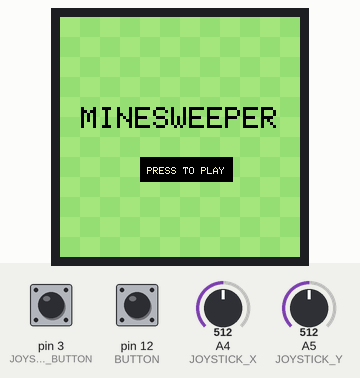
Simulated run of this sketch. Board: Arduino Uno, built with avr-gcc and run on an emulated ATmega328P. Parts: 240×240 colour display. The inputs (shaded band) are chosen by the test bench; at power-on: pin 3 (JOYSTICK_BUTTON) HIGH, A4 (JOYSTICK_X) = 512, A5 (JOYSTICK_Y) = 512, pin 12 (BUTTON) HIGH. Random numbers use the default seed unless the sketch sets one.

Above: at 1.3 s.
1.4 s: pin 3 (JOYSTICK_BUTTON) pulled LOW for 0.15 s
At 2.5 s:
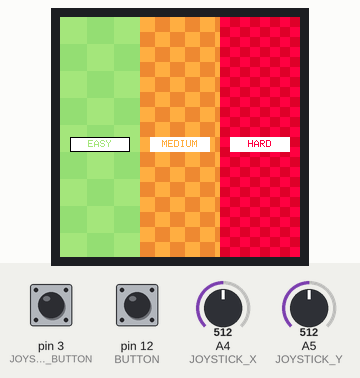
3.0 s: pin 3 (JOYSTICK_BUTTON) pulled LOW for 1 s
At 3.3 s:
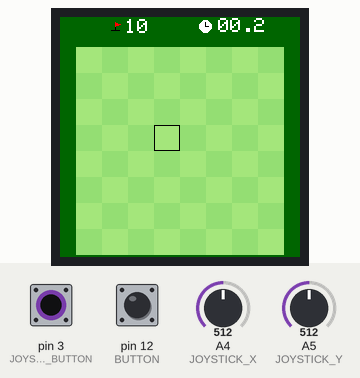
5.5 s: pin 3 (JOYSTICK_BUTTON) pulled LOW for 0.15 s
At 5.7 s:
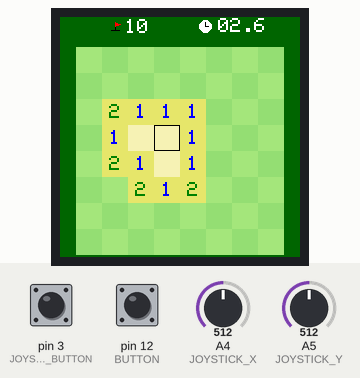
7.5 s: A4 (JOYSTICK_X) set to 710
At 8.91 s:
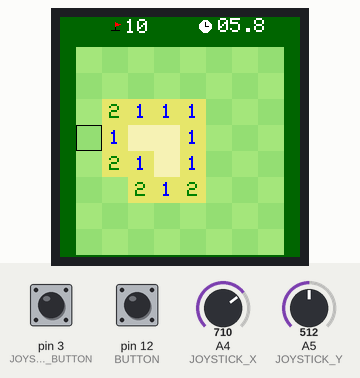
9.0 s: pin 3 (JOYSTICK_BUTTON) pulled LOW for 3.2 s
At 9.6 s:
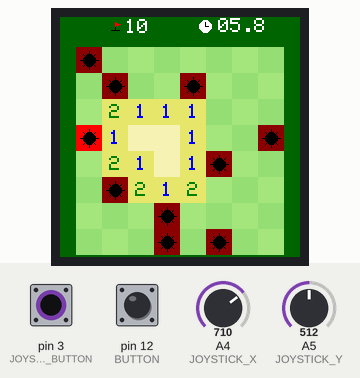
13.7 s: A5 (JOYSTICK_Y) set to 685
15.2 s: A5 (JOYSTICK_Y) set to 716
At 15.7 s:
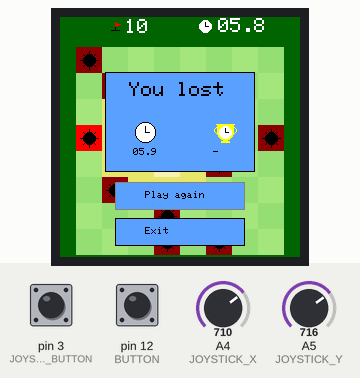
Timing chart, 0 to 17.7 s (numbered marks = the images above; inputs shaded):
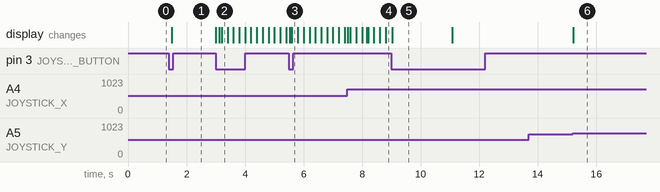

Measured:
- the behaviour switches between 700 and 701 on A5 (JOYSTICK_Y) (found by bisection; images 5 and 6)
- after the input at 1.4 s, the display: changes after 0.10 s (image 1)
- after the input at 3.0 s, the display: first changes at once (image 2 shows a later state)
- after the input at 13.7 s, every drawn part: stays the same
- after the input at 15.2 s, the display: changes at once (image 6)
- what the display in image 5 shows lasts 2.1 s, from 9.0 s to 11.1 s

The sketch:

Minesweeper.ino
```cpp
#include <Adafruit_GFX.h>
#include <Adafruit_ST7789.h>
#include <SPI.h>
#include "board.h"
#include <EEPROM.h>
#define JOYSTICK_Y A5
#define JOYSTICK_X A4
#define JOYSTICK_BUTTON 3
#define TFT_CS  10
#define TFT_RST 8
#define TFT_DC  9
#define BUTTON  12

  Adafruit_ST7789 tft = Adafruit_ST7789(TFT_CS, TFT_DC, TFT_RST);

    Board*board = nullptr;    //no board can be created until difficulty selected

    unsigned static long gameStartTime;    //tracks start time
    unsigned long lastStatusUpdate = 0;   //tracks time to update by SECOND, not millisecond (used for game timer)
    unsigned long elapsedTime;     //tracks game time

    enum GameState{TITLE_SCREEN, DIFFICULTY_SELECTION, PLAYING, GAME_OVER};   //tracks different game states
    GameState state = TITLE_SCREEN;   //state object to keep track of state

    enum GameDifficulty{EASY, MEDIUM, HARD};   //tracks game difficulty
    GameDifficulty difficulty;

    GameOverOption gameOverOption = PLAY_AGAIN;       //default to play again

    bool boardCreated = false;    //ensures board will only be created once

  //basic joystick movement + button pressing
    bool joystickButtonWasPressed = false;    //safeguard for when player holds down joystick button
    unsigned long lastJoystickButtonPressTime = 0;
    const unsigned long JOYSTICK_DEBOUNCE_DELAY = 50;    //prevents joystick button bounce (undoing of a press in small time)
    bool joystickLeftWasTilted = false; bool joystickRightWasTilted = false; bool joystickUpWasTilted = false; bool joystickDownWasTilted = false; //safeguards for when player holds down joystick

    bool buttonWasPressed = false;    //safeguard for player holding button
    unsigned long lastButtonPressTime = 0;
    const unsigned long DEBOUNCE_DELAY = 100;    //prevents button bounce (undoing of a press in small time)


  //holding joystick dduring playing will move cursor faster automatically (key repeat)
    unsigned long directionHeldSince = 0;   //tracks time since user held joystick
    unsigned long lastAutoMove = 0; //tracks time since last automatic move occured
    const unsigned long HOLD_DELAY = 500;    // ms before auto-repeat starts
    const unsigned long REPEAT_INTERVAL = 150;  // ms between auto-repeat moves
    Direction lastHeldDirection = UP;        // placeholder, only meaningful while a direction is held
    bool directionIsHeld = false;

  //game safeguards
    bool titleScreenDrawn = false;    // title screen safeguard
    bool difficultyScreenDrawn = false;   // difficulty slection screen safeguard
    bool gameStarted = false;   //safeguard for game start
    bool firstTimeOnDifficultyScreen = true;    //helps to make the user default-hover over easy mode
    bool firstTimeOnPlayingScreen = true;   //helps track first time on playing
    bool firstTimeOnGameOverScreen = true;    //safeguard for game over screen
    bool firstMoveMade = false;      //tracks the first reveal tile

  //tracking cursor position during difficulty selection
    int difficultyPosition = 0;     //tracks which difficulty user is at (currently at easy)
    int previousDifficultyPosition = 0;   //tracks the previous difficulty the user WAS at beforehand.


void setup() {

  Serial.begin(9600);   //setup joystick
  pinMode(JOYSTICK_BUTTON,INPUT_PULLUP);
  pinMode(BUTTON, INPUT_PULLUP);
  tft.init(240, 240);    //initialize screen
  tft.setRotation(2);   //rotate due to orientation
  randomSeed(analogRead(A0));      //ensures actual random board generation, not pseudoRNG

}

void loop() {


    int joystickX = analogRead(JOYSTICK_X);   //reads joystick input
    int joystickY = analogRead(JOYSTICK_Y);
    bool joystickUp = (joystickY < 300); bool joystickDown = (joystickY > 700); bool joystickLeft = (joystickX > 700); bool joystickRight = (joystickX < 300);    //helps ensure joystick holding wont count as multiple passes. one hold = one click. Note that joystick r/l and u/d are different due to wiring setup
    bool joystickUpJustTilted = joystickUp && !joystickUpWasTilted; bool joystickDownJustTilted = joystickDown && !joystickDownWasTilted; bool joystickLeftJustTilted = joystickLeft && !joystickLeftWasTilted; bool joystickRightJustTilted = joystickRight && !joystickRightWasTilted;
    joystickUpWasTilted = joystickUp; joystickDownWasTilted = joystickDown; joystickLeftWasTilted = joystickLeft; joystickRightWasTilted = joystickRight;

    bool buttonPressed = !digitalRead(BUTTON);
    bool buttonJustPressed = false;
    if (buttonPressed && !buttonWasPressed && (millis() - lastButtonPressTime >= DEBOUNCE_DELAY)){      //accounts for button held-down (registers as one press, not holding down) + bouncing
      buttonJustPressed = true;
      lastButtonPressTime = millis();
    };
    buttonWasPressed = buttonPressed;

    bool joystickButtonPressed = !digitalRead(JOYSTICK_BUTTON);   //pullup, therefore used !. true = pressed, false = not pressed
    bool joystickButtonJustPressed = false;
    if (joystickButtonPressed && !joystickButtonWasPressed && (millis() - lastJoystickButtonPressTime >= JOYSTICK_DEBOUNCE_DELAY)){     //similar logic to button above
      joystickButtonJustPressed = true;
      lastJoystickButtonPressTime = millis();

    }
    joystickButtonWasPressed = joystickButtonPressed;

switch(state){    //game pace
    case TITLE_SCREEN:
      {
      if (!titleScreenDrawn){   //draw title screen, safeguard.
        drawTitleScreen();
        titleScreenDrawn = true;
      }

      if (joystickButtonJustPressed){   //press button to get to difficulty selection screen
        state = DIFFICULTY_SELECTION;
      }

      break;
      }

    case DIFFICULTY_SELECTION:
      {
      if (!difficultyScreenDrawn){    //safeguard
      drawDifficultyScreen();
      difficultyScreenDrawn = true;
      }

      static GameDifficulty Difficulties[3] = {EASY, MEDIUM, HARD};    //array so that user can go from hard directly to easy & vv.

      if (firstTimeOnDifficultyScreen){     //makes it so that the user hovers over easy on first time entering difficulty screen
          drawDifficultySelectionOutline(Difficulties[difficultyPosition], EASY);
          firstTimeOnDifficultyScreen = false;
      }

      if (joystickRightJustTilted){   //tilting right will hover over the difficutly to the right
        previousDifficultyPosition = difficultyPosition;
        difficultyPosition++;
        if (difficultyPosition > 2){
          difficultyPosition = 0;
        }
        drawDifficultySelectionOutline(Difficulties[difficultyPosition], Difficulties[previousDifficultyPosition]);   //draw outline box + erase potential past box

      }

      else if (joystickLeftJustTilted){   //tilting left will hover over the difficutly to the left
        previousDifficultyPosition = difficultyPosition;
        difficultyPosition--;
        if (difficultyPosition < 0){
          difficultyPosition = 2;
        }
        drawDifficultySelectionOutline(Difficulties[difficultyPosition], Difficulties[previousDifficultyPosition]);   //draw outline box + erase potential past box

      }

      if (joystickButtonJustPressed){   //select difficulty and create board

        difficulty = Difficulties[difficultyPosition];
        if (difficulty == HARD){
          board = new Board(18,18,55,EEPROM_ADDRESS_HARD, &tft);
        }
        else if (difficulty == MEDIUM){
          board = new Board(12,12,25,EEPROM_ADDRESS_MEDIUM, &tft);
        }
        else{
          board = new Board(8,8,10,EEPROM_ADDRESS_EASY, &tft);
        }
        boardCreated = true;
        state = PLAYING;
      }

        break;
      }
    case PLAYING:
      {
      if (!gameStarted){
        gameStartTime = millis();   //time since arduino began running, not time since called. Only called once, therefore denotes time the game started.
        board->drawBoard();
        gameStarted = true;
      }

      elapsedTime = millis() - gameStartTime;

      if (elapsedTime - lastStatusUpdate >= 200){    //if 200ms has passed since last timer, update timer
          lastStatusUpdate = elapsedTime;
          board->drawTimer(elapsedTime);
      }

      if (firstTimeOnPlayingScreen){
          board->drawCursor();   //draws initial approx. middle tile for cursor to hover
          firstTimeOnPlayingScreen = false;
      }

      bool anyDirectionHeld = (joystickUp || joystickLeft || joystickRight || joystickDown);    //if held, anydirectionheld is true

      if (!anyDirectionHeld){
        directionIsHeld = false;      //reset holding if not held
      }

      if (joystickRightJustTilted){       //hovers the cursor to player's desired position, updates holding key repeat variables
          board->moveCursor(RIGHT);
          directionIsHeld = true;
          lastHeldDirection = RIGHT;
          directionHeldSince = millis();

      }

      else if (joystickLeftJustTilted){
          board->moveCursor(LEFT);
          directionIsHeld = true;
          lastHeldDirection = LEFT;
          directionHeldSince = millis();

      }

      else if (joystickUpJustTilted){
          board->moveCursor(UP);
          directionIsHeld = true;
          lastHeldDirection = UP;
          directionHeldSince = millis();
      }

      else if (joystickDownJustTilted){
          board->moveCursor(DOWN);
          directionIsHeld = true;
          lastHeldDirection = DOWN;
          directionHeldSince = millis();
      }

        else if (directionIsHeld && anyDirectionHeld){      //direction still being held
            unsigned long now = millis();
            if (now - directionHeldSince >= HOLD_DELAY &&     //if its been 500ms since ORIGINAL hold
                now - lastAutoMove >= REPEAT_INTERVAL){       //and its been 150ms since LAST MOVE
                  board->moveCursor(lastHeldDirection);     //key repeat
                  lastAutoMove = now;     //updates
                }

      }

      if (joystickButtonJustPressed){     //when player reveals

        if (!firstMoveMade){     //ensures first move is safe
          board->firstMove(board->getCursorRow() + 1, board->getCursorCol() + 1);
          firstMoveMade = true;
        }

        else{     //regular move
            board->chord(board->getCursorRow() + 1, board->getCursorCol() + 1);   //makes 0-based. Must be before revealTile.

            board->revealTile(board->getCursorRow() + 1, board->getCursorCol() + 1);    //makes 0-based

          if (board->getGameStatus()){
          state = GAME_OVER;    //checks if game over. This is the only way to change state since game only win/lose after revealing a tile

          break;
          }
        }
      }

      if (buttonJustPressed){     //when player flags
        board->flag(board->getCursorRow() + 1, board->getCursorCol() + 1);    //makes 0-based. Accounts for unflagging.
      }

      break;
      }

    case GAME_OVER:
       {

        if (firstTimeOnGameOverScreen) {      //first time conditions

          board->revealAllMines();      //accounts for win/lose visuals
          delay(2000);
          board->drawEndGameScreen(elapsedTime);
          board->drawGameOverSelectionOutline(PLAY_AGAIN);     //defaults to play again
            firstTimeOnGameOverScreen = false;
        }

        if (joystickDownJustTilted && gameOverOption == PLAY_AGAIN ){     //user wants to move to EXIT
            board->drawGameOverBox(PLAY_AGAIN);     //erases past
            board->drawGameOverSelectionOutline(EXIT);
            gameOverOption = EXIT;
        }

        else if (joystickUpJustTilted && gameOverOption == EXIT){     //user wants to move to PLAY AGAIN
            board->drawGameOverBox(EXIT);     //erases past
            board->drawGameOverSelectionOutline(PLAY_AGAIN);
            gameOverOption = PLAY_AGAIN;
        }

        if (joystickButtonJustPressed){       //user decides

            if (gameOverOption == PLAY_AGAIN){      //if want to play again
              if (board != nullptr){      //gets rid of old boards
                  delete board;
                board = nullptr;
                  }
              difficultyScreenDrawn = false;      //resets safeguards
              firstTimeOnPlayingScreen = true;
              firstTimeOnDifficultyScreen = true;
              firstMoveMade = false;
              gameStarted = false;
              firstTimeOnGameOverScreen = true;
              lastStatusUpdate = 0;
              state = DIFFICULTY_SELECTION;     //set back to difficulty selection screen to replay
            }

            else{     //if want to exit
              tft.fillScreen(MINE_COLOR);   //black screen
              tft.writeCommand(0x28); // Turn off the visuals (ST77XX_DISPOFF) (supposedly, but maybe my st7789 is cheap and bad)
              tft.writeCommand(0x10);  // Put the ST7789 into sleep mode (ST77XX_SLPIN)
              while (true){     //put arduino into infinity loop (exit playing session)

              }
            }

        }


        break;

    }
  }
}

void drawTitleScreen(){   //draws title screen


  for (int r = 0; r < 12; r++){   //creates a 12x12 background that alternates between dark and light green (same colors as hidden tiles)
    for (int c = 0; c < 12; c++){
      bool isDark = (((r + c) % 2) == 0);  //tracks alternation
      int x = 20*c;
      int y = 20*r;
      if (isDark){    //draws background grid
        tft.fillRect(x, y, 20, 20, HIDDEN_TILE_COLOR1);
      }
      else{
        tft.fillRect(x, y, 20, 20, HIDDEN_TILE_COLOR2);
      }

    }
  }

  tft.setTextSize(3);   //creates the title
  tft.setTextColor(MINE_COLOR);
  tft.setCursor(21,90);   //middle of screen
  tft.print(F("MINESWEEPER"));

  tft.fillRect(80, 140, 93, 25, MINE_COLOR);   //creates the play button. Centers properly
  tft.setTextSize(1);
  tft.setTextColor(REVEALED_TILE_COLOR);
  tft.setCursor(87, 150);
  tft.print(F("PRESS TO PLAY"));

}

void drawDifficultyScreen(){    //draws the difficulty selection screen

  for (int r = 0; r < 9; r++){    //draws EASY background to match with easy difficulty (first 1/3 of screen)
    for (int c = 0; c < 3; c++){
      bool isDark = (((r + c) % 2) == 0);  //tracks alternation
      int x = c * 27;   //each tile is 27x27 pixels
      int y = r * 27;
      if (isDark){
        tft.fillRect(x, y, 27, 27, HIDDEN_TILE_COLOR1);   //greenish color for easy
      }
      else{
        tft.fillRect(x, y, 27, 27, HIDDEN_TILE_COLOR2);
      }
  }
  }
    drawDifficultyBox(EASY);    //draws easy box


  for (int r = 0; r < 16; r++){   //draws MEDIUM background to match w medium difficulty (second third of screen)
      for (int c = 0; c < 6; c++){
      bool isDark = (((r + c) % 2) == 0);  //tracks alternation
      int x = 80 + (c * 15);   //each tile is 15x15 pixels. adds 80 to account for first third of screen being for easy mode
      int y = (r * 15);
      if (isDark){
        tft.fillRect(x, y, 15, 15, MEDIUM_TILE_COLOR1);   //orangeish color for medium
      }
      else{
        tft.fillRect(x, y, 15, 15, MEDIUM_TILE_COLOR2);
      }
  }
  }
        drawDifficultyBox(MEDIUM);    //draws medium box

  for (int r = 0; r < 24; r++){   //draws HARD background to match w hard difficulty (last third of screen)
    for (int c = 0; c < 8; c++){
      bool isDark = (((r + c) % 2) == 0);  //tracks alternation
      int x = 160 + (c * 10);   //each tile is 10x10 pixels. adds 160 to account for past two thirds of screen being for easy & medium mode
      int y = (r * 10);
      if (isDark){
        tft.fillRect(x, y, 10, 10, HARD_TILE_COLOR1);   //redish color for hard
      }
      else{
        tft.fillRect(x, y, 10, 10, HARD_TILE_COLOR2);
      }
  }
  }
        drawDifficultyBox(HARD);    //draws hard box

}

void drawDifficultyBox(GameDifficulty d){   //draws the difficulty box for one difficulty

  int difficultyBoxY = 120;   //sizes for the box surrounding the difficulty word
  int difficultyBoxX = 10;
  int difficultyBoxW = 60;
  int difficultyBoxH = 15;
  int difficultyX = 28;   //sizes for the actual difficulty word
  int difficultyY = 123;

  if (d == EASY){   //draws easy box

    tft.fillRect(difficultyBoxX, difficultyBoxY, difficultyBoxW , difficultyBoxH , WHITE_COLOR);   //draws the "EASY" button
    tft.setCursor(difficultyX,difficultyY); tft.setTextColor(HIDDEN_TILE_COLOR1); tft.setTextSize(1); tft.print(F("EASY"));    //prints text "EASY"

  }

  else if (d == MEDIUM){    //draws medium box

    tft.fillRect(difficultyBoxX + 80, difficultyBoxY, difficultyBoxW , difficultyBoxH , WHITE_COLOR);    //draws the "MEDIUM" button
    tft.setCursor(difficultyX + 74 ,difficultyY); tft.setTextColor(MEDIUM_TILE_COLOR1); tft.setTextSize(1); tft.print(F("MEDIUM"));    //prints text "MEDIUM"

  }

  else{   //draws hard box

    tft.fillRect(difficultyBoxX + 160, difficultyBoxY, difficultyBoxW , difficultyBoxH , WHITE_COLOR);   //draws the "HARD" button
    tft.setCursor(difficultyX + 160,difficultyY); tft.setTextColor(HARD_TILE_COLOR1); tft.setTextSize(1); tft.print(F("HARD"));

  }


}

void drawDifficultySelectionOutline(GameDifficulty selected, GameDifficulty previous ){    //outlines the rectangle the user is hovering on during difficulty selection
  int difficultyBoxY = 120;   //sizes for the box surrounding the difficulty word
  int difficultyBoxX = 10;
  int difficultyBoxW = 60;
  int difficultyBoxH = 15;

    drawDifficultyBox(previous);    //erases past outline

  if (selected == EASY){
    tft.drawRect(difficultyBoxX, difficultyBoxY, difficultyBoxW , difficultyBoxH , MINE_COLOR);    //outlines easy

  }
  else if (selected == MEDIUM){
    tft.drawRect(difficultyBoxX + 80, difficultyBoxY, difficultyBoxW , difficultyBoxH , MINE_COLOR);    //outlines medium

  }
  else{
    tft.drawRect(difficultyBoxX + 160, difficultyBoxY, difficultyBoxW , difficultyBoxH , MINE_COLOR);   //outlines hard
 }

}
```

Source omitted: BOARD.cpp (19428 bytes), BOARD.h (3809 bytes)
